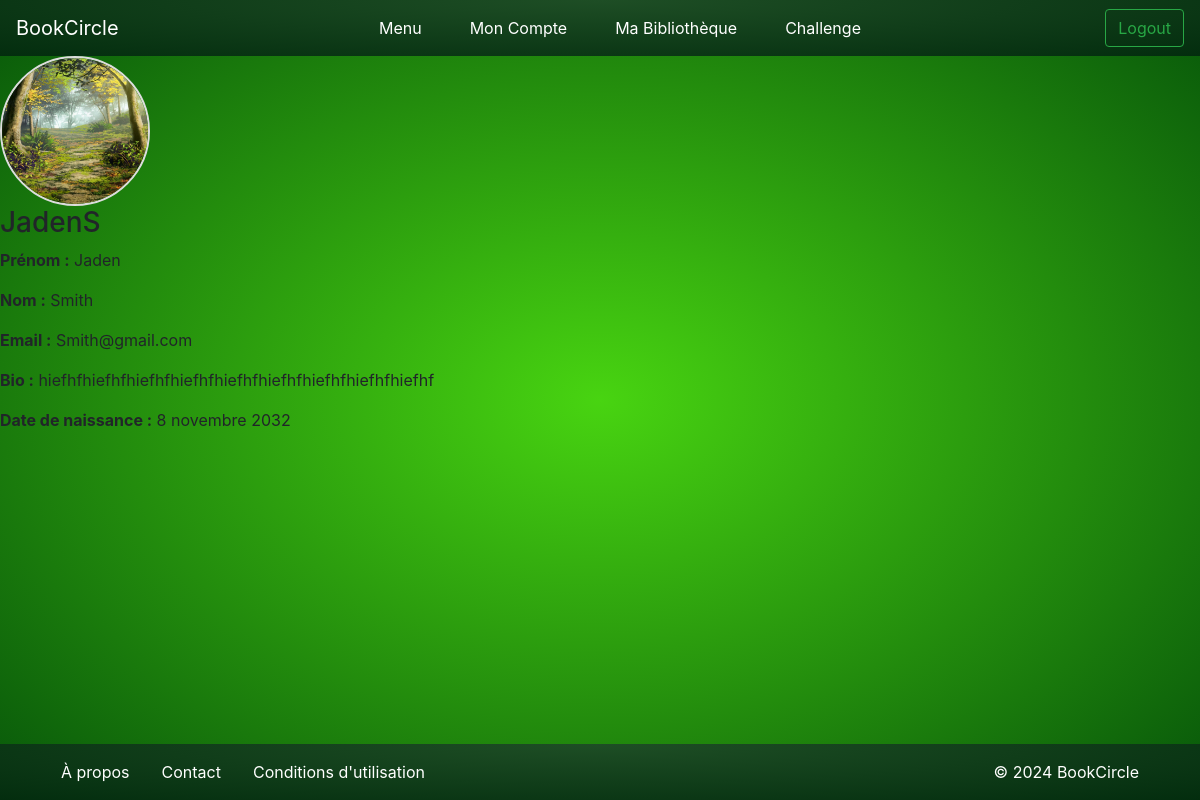
Before: /account/ (signed in) with the older database file.
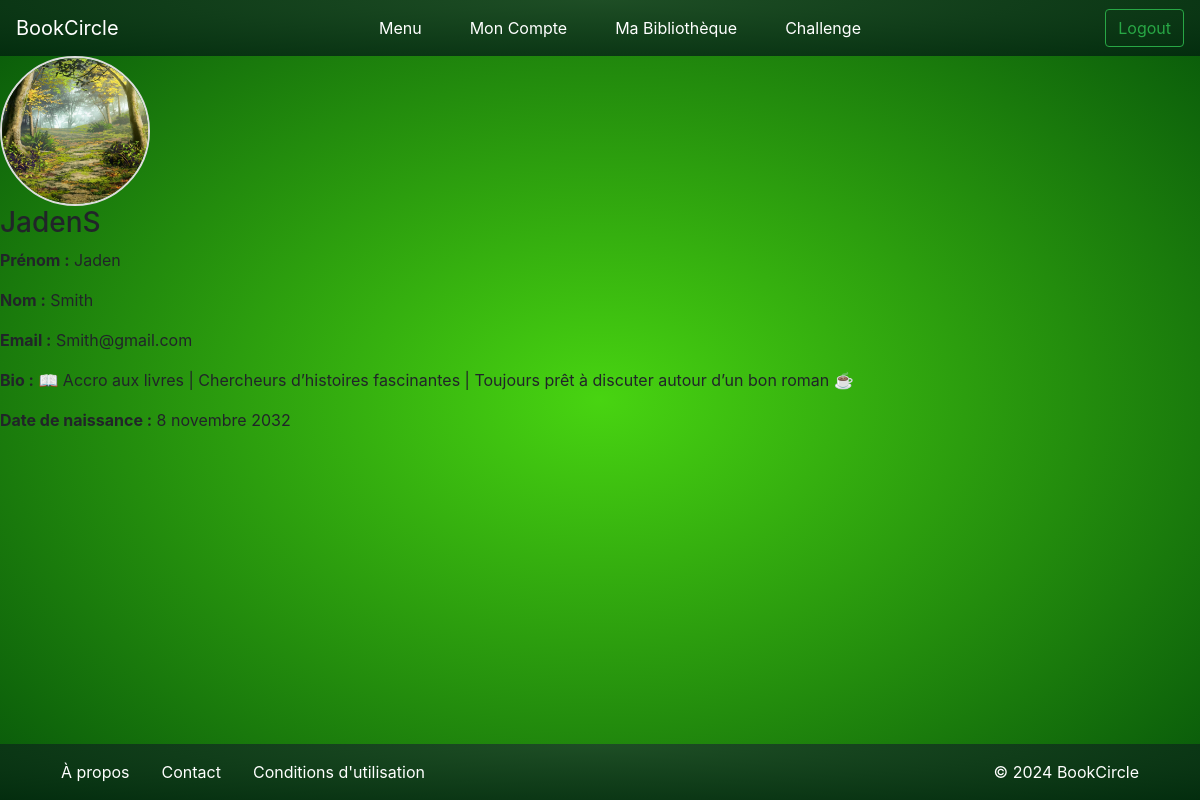
After: the same page with the newer database file.
### bookc/models.py (models this page shows, shortened)
class UserProfile(models.Model):
    user = models.OneToOneField(User, on_delete=models.CASCADE)
    bio = models.TextField(blank=True, null=True)
    profile_picture = models.ImageField(upload_to='profiles/', blank=True, null=True)
    date_of_birth = models.DateField(blank=True, null=True)

### bookc/views.py (the view)
# urls.py: path('account/', views.account, name="account"),
@login_required
def account(request):
   user_profile = get_object_or_404(UserProfile, user=request.user)
   return render(request, 'account.html', {'user_profile': user_profile})

### templates/account.html (shortened to what this page needs)
{% extends "base.html" %}
    {% load static %}
    {% block style %}
        <link rel="stylesheet" href="https://cdn.jsdelivr.net/npm/bootstrap@4.0.0/dist/css/bootstrap.min.css">
        <link rel="stylesheet" href="{% static 'css/style.css' %}">
    {% endblock style %}
{% block content %}
    {% include "components/nav.html" %}
    <div class="profile">
        {% if user_profile.profile_picture %}
            <img src="{{ user_profile.profile_picture.url }}" alt="Photo de profil" class="profile-picture">
        {% else %}
            <img src="{% static 'default-profile.png' %}" alt="Photo de profil" class="profile-picture">
        {% endif %}
        <h3>{{ user_profile.user.username }}</h3>
        <p><strong>Prénom :</strong> {{ user_profile.user.first_name }}</p>
        <p><strong>Nom :</strong> {{ user_profile.user.last_name }}</p>
        <p><strong>Email :</strong> {{ user_profile.user.email }}</p>
        <p><strong>Bio :</strong> {{ user_profile.bio }}</p>
        <p><strong>Date de naissance :</strong> {{ user_profile.date_of_birth }}</p>
    </div>
    {% include "components/footer.html" %}
{% endblock %}

### templates/base.html (shortened to what this page needs)
<!DOCTYPE html>
<html lang="en">
<head>
 {% load static %}
 <link rel="stylesheet" href="{% static 'css/style.css' %}">
 {% block style %}{% endblock style %}
</head>
<body>
  {% block content %}{% endblock content %}
</body>
</html>

### templates/components/nav.html (shortened to what this page needs)
<nav class="navbar navbar-expand-lg navbar-light navbar-custom">
  <a class="navbar-brand" href="#">BookCircle</a>
  <div class="collapse navbar-collapse justify-content-center" id="navbarSupportedContent">
    <ul class="navbar-nav">
      <li class="nav-item active mx-3">
        <a class="nav-link" href="{% url 'home' %}">Menu</a>
      </li>
      <li class="nav-item mx-3">
        <a href="{% url 'account' %}" class="nav-link">Mon Compte</a>
      </li>
      <li class="nav-item mx-3">
        <a class="nav-link" href="{% url 'library' %}">Ma Bibliothèque</a>
      </li>
      <li class="nav-item mx-3">
        <a class="nav-link" href="{% url 'challenge' %}">Challenge</a>
      </li>
    </ul>
  </div>
  <ul class="navbar-nav ml-auto">
    <li class="form-inline my-2 my-lg-0">
      <a class="btn btn-outline-success my-2 my-sm-0 btn_logout" href="{% url 'logout' %}">Logout</a>
    </li>
  </ul>
</nav>

### templates/components/footer.html
<footer class="navbar navbar-expand-lg navbar-dark footbar bg-dark mt-5" >
    <div class="container justify-content-between">
      <ul class="navbar-nav">
        <li class="foot-item mx-3">
          <a class="foot-link" href="{% url 'home' %}">À propos</a>
        </li>
        <li class="foot-item mx-3">
          <a class="foot-link" href="{% url 'home' %}">Contact</a>
        </li>
        <li class="foot-item mx-3">
          <a class="foot-link" href="{% url 'home' %}">Conditions d'utilisation</a>
        </li>
      </ul>
      <span class="navbar-text text-white mx-3">
        &copy; 2024 BookCircle
      </span>
    </div>
  </footer>

### static/css/style.css (style rules this page uses)
html, body { height: 100%; margin: 0; }
body { min-height: 100vh; margin: 0; background: radial-gradient(ellipse at center, #48d411 0%, #07560a 100%); background-size: cover; background-position: center; background-repeat: no-repeat; }
.navbar-custom, .footbar { background: radial-gradient(ellipse farthest-corner at center top, #1e4e25 0%, #032d0e 100%); }
.nav-link, .navbar-brand, .foot-link { color: white !important; }
.footbar { position: fixed; bottom: 0; width: 100%; }
.profile-picture { width: 150px; height: 150px; border-radius: 50%; border: 2px solid #ddd; object-fit: cover; }

Changed rows visible on the page:
changed UserProfile "JadenS": bio "hiefhfhiefhfhiefhfhiefhfhiefhfhiefhfhiefhfhiefhfhiefhf" → "📖 Accro aux livres | Chercheurs d’histoires fascinantes | Toujours prêt à discuter autour d’un bon roman ☕️"
